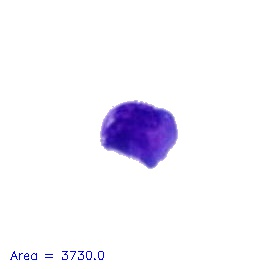
#> input picture Playground/Curves/cells/ROI_11170.jpg, 278 x 269 px; its folder holds only this picture in this run
$ python nucAnalysis.py ../../Playground/Curves/cells   (older library calls are emulated)
#> lines starting #> are read from the running program, lines starting #| are printed output that depends on the picture; after the words box and inside, x2 and y2 are one past the last pixel; in counts of white or black regions, pixels touching at a corner belong together
### main/scripts/neutFunctions.py
import numpy as np
import cv2
import pandas as pd
import sqlite3
import os
import matplotlib
matplotlib.use('agg')
from matplotlib import pyplot as plt

def calcCirc(cont):
	return 4*np.pi*cv2.contourArea(cont)/cv2.arcLength(cont, True)**2

def calcConv(cont):
	conHullArea = cv2.contourArea(cv2.convexHull(cont))
	return cv2.contourArea(cont)/conHullArea

# [6 lines left out: function cvtGrey, not called in this run]

def createDB(outputDir):
	x = os.listdir(outputDir)
	DBs = [i for i in x if i[-3:] == ".db"]
	DBno = max([int(i.replace('outputDB_','').replace('.db','')) for i in DBs])+1 if len(DBs) > 0 else 0
	DBname = 'outputDB_%s.db'%str(DBno)
	conn = sqlite3.connect('%s/%s'%(outputDir, DBname))
	c = conn.cursor()
	# c.execute('''CREATE TABLE Images (
	# 	id int NOT NULL AUTO_INCREMENT,
	# 	name text,
	# 	PRIMARY KEY (id)
	# 	);''')
	c.execute('''CREATE TABLE Cells (
		id integer PRIMARY KEY,
		name text,
		batch text,
		acceptable boolean,
		cellArea real,
		netNucArea real,
		nucObjs integer,
		circ2 real,
		lobes integer,
		cytoIntensity real,
		nucIntensity real,
		dipIntensity real
		);''')
	c.execute('''CREATE TABLE NuclearBlobs (
		id integer PRIMARY KEY,
		cellID integer,
		netArea real,
		rawArea real,
		circularity real,
		convexity real,
		donutObjs integer,
		FOREIGN KEY (cellID) REFERENCES Cells(id)
		);''')
	conn.commit()
	conn.close()
	return DBname

def createResultFiles():
	return None

# [233 lines left out: functions clean, countLobes, clean, testParent, filterSeed, myColourMap and 1 more, not called in this run]

def sortFileNames(fileList):
	return sorted(fileList, key=lambda x:replaceStuff(x))

### main/scripts/nucAnalysis.py
import copy
import cv2
import matplotlib
matplotlib.use('agg')
from matplotlib import pyplot as plt
import neutFunctions as nf
import numpy as np
import os
import pandas as pd
import scipy as sp
from scipy import signal
import sqlite3
import sys

#setting manual values
cellThreshValue = 220
threshFactor = 0.8
donutCutOff = 0.03
mainOutputDir = '../output'
prefix = './../cells/'

cellsDir = sys.argv[1]

print("Analysing nuclei in %s..."%cellsDir)
ROIDirs = os.listdir(cellsDir)

try:
	os.mkdir(mainOutputDir)
except:
	pass

batchOutputDir = "%s/%s"%(mainOutputDir, cellsDir.replace(prefix, ''))
print(cellsDir, batchOutputDir)

try:
	os.mkdir(batchOutputDir)
except:
	pass

DBname = nf.createDB(batchOutputDir)
conn = sqlite3.connect('{}/{}'.format(batchOutputDir, DBname))
c = conn.cursor()

report = open('{}/report.txt'.format(batchOutputDir), 'w+')

for ROI in [i for i in ROIDirs if i not in ('.DS_Store', '._.DS_Store')]:
	report.write('Analysing {}...\n'.format(ROI))
	try:
		#print("\t%s"%ROI)
		img = cv2.imread("%s/%s"%(cellsDir,ROI))
#> img is the input picture: shape (269, 278, 3); mean B, G, R 251, 243.9, 245.6
		img = img[:img.shape[0]-30].astype(np.uint8)
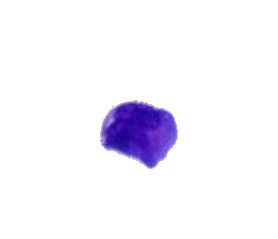
#> img: shape (239, 278, 3); mean B, G, R 250.9, 243.2, 245.2
		gray = cv2.cvtColor(img, cv2.COLOR_BGR2GRAY)
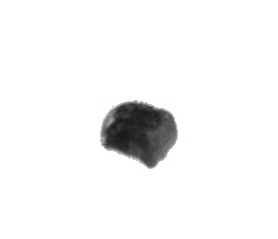
#> gray: shape (239, 278); min 25, max 255, mean 244.7
	except:
		report.write("\tImage file error.\n")
		continue

	ret, cellThresh = cv2.threshold(gray, 200, 255, cv2.THRESH_BINARY_INV)
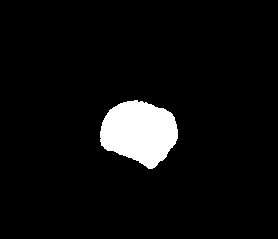
#> cellThresh: shape (239, 278); 5.8% white; 1 white region
	#generating contours around cells
	img2, rawCellCon, hierarchy = cv2.findContours(cellThresh, cv2.RETR_TREE, cv2.CHAIN_APPROX_SIMPLE)
#> rawCellCon = 1 contour; box (x1, y1, x2, y2) and area: (100, 100, 178, 169) 3723

	#generate output and summary stats
	nucData = {'totNucArea':0}
	cellData = {}

	#iterate through contours and isolate
	cellCon = sorted(rawCellCon, key=lambda x:-cv2.contourArea(x))
#> cellCon has the same summary as rawCellCon
	cellArea = cv2.contourArea(cellCon[0])
#> cellArea = 3723
	cellData['cellArea'] = cellArea
	x, y, width, height = cv2.boundingRect(cellCon[0])
#> x = 100; y = 100; width = 78; height = 69

	#creating mask for cells
	cell = img[y:y+height, x:x+width]
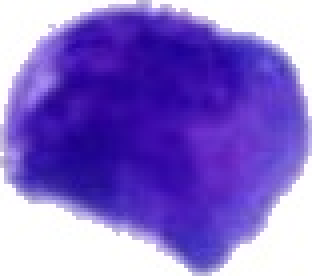
#> cell: shape (69, 78, 3) (shown 4 times larger); mean B, G, R 205, 109.6, 134.4
	cellGrey = cv2.cvtColor(cell, cv2.COLOR_BGR2GRAY)
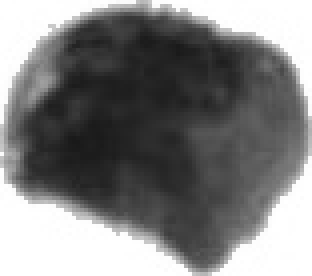
#> cellGrey: shape (69, 78) (shown 4 times larger); min 25, max 255, mean 127.9

	#nuclear masking
	noBackCellGrey = []
	for j in cellGrey.tolist():
		for i in j:
			if i < cellThreshValue:
				noBackCellGrey.append(i)
#> this loop made 69 passes
#> after the loop, noBackCellGrey = 3837 values, max 202 at index 927, min 25 at index 2154, mean 77.07

	retFG, fakeNucThresh = cv2.threshold(np.array(noBackCellGrey).astype(np.uint8), 0, 255, cv2.THRESH_BINARY_INV+cv2.THRESH_OTSU)
#> retFG = 101; fakeNucThresh = 3837 values, max 255 at index 50, min 0 at index 0, mean 198.2

#> (the run stopped early here; a loop or call above may not have finished)
